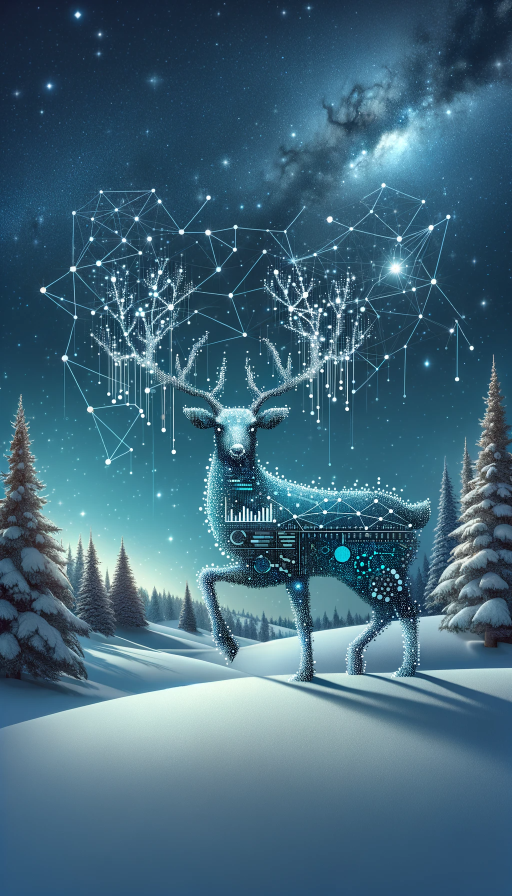
#> input picture card_designs/design1.png, 1024 x 1792 px (shown at 1/2 size); its folder holds only this picture in this run
$ python resize_images.py   (older library calls are emulated)
#> lines starting #> are read from the running program, lines starting #| are printed output that depends on the picture

from PIL import Image
import os

# Define the desired size
desired_size = (1748, 2480)

# Directory paths
input_directory = 'card_designs'
output_directory = 'resized_images'

# Ensure output directory exists
if not os.path.exists(output_directory):
    os.makedirs(output_directory)

# Loop through each image in the input directory
for filename in os.listdir(input_directory):
    if filename.lower().endswith(('.png', '.jpg', '.jpeg', '.bmp', '.gif')):
        image_path = os.path.join(input_directory, filename)
        img = Image.open(image_path)
#> img is the input picture: PIL image 1024x1792 RGBA; mean R, G, B, A 65.8, 103.2, 122.4, 255

        # Determine the scale needed to reach the desired dimension while maintaining aspect ratio
        original_aspect = img.width / img.height
#> original_aspect = 0.571
        new_aspect = desired_size[0] / desired_size[1]

        # Check if the image needs to be resized based on the aspect ratio
        if original_aspect > new_aspect:
            # The image is wider than the target aspect, so scale by height and then crop width
            scale_factor = desired_size[1] / img.height
        else:
            # The image is taller than the target aspect, so scale by width and then crop height
            scale_factor = desired_size[0] / img.width
#> scale_factor = 1.71

        # Resize the image
        img_resized = img.resize((int(img.width * scale_factor), int(img.height * scale_factor)), Image.ANTIALIAS)

        # Center-crop the image to the desired aspect ratio
        left = (img_resized.width - desired_size[0]) / 2
#> left = 0
        top = (img_resized.height - desired_size[1]) / 2
#> top = 289.5
        right = (img_resized.width + desired_size[0]) / 2
#> right = 1748
        bottom = (img_resized.height + desired_size[1]) / 2
#> bottom = 2769.5

        img_cropped = img_resized.crop((left, top, right, bottom))
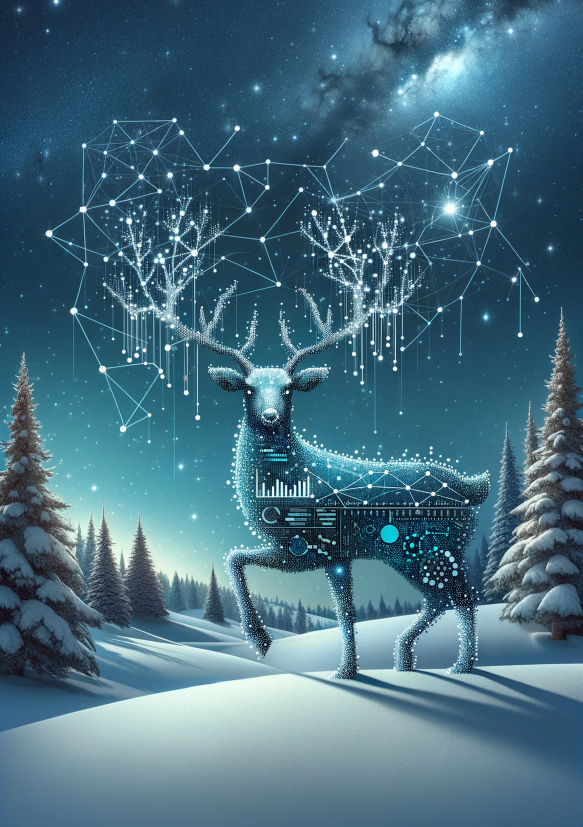
#> img_cropped: PIL image 1748x2480 RGBA (shown at 1/3 size); mean R, G, B, A 71, 109.8, 127.6, 255

        # Save the cropped image with a unique name
        resized_cropped_image_path = os.path.join(output_directory, f'resized_{filename}')
        img_cropped.save(resized_cropped_image_path)

        print(f'Processed {filename}')

$ run again, on card_designs/design5.png
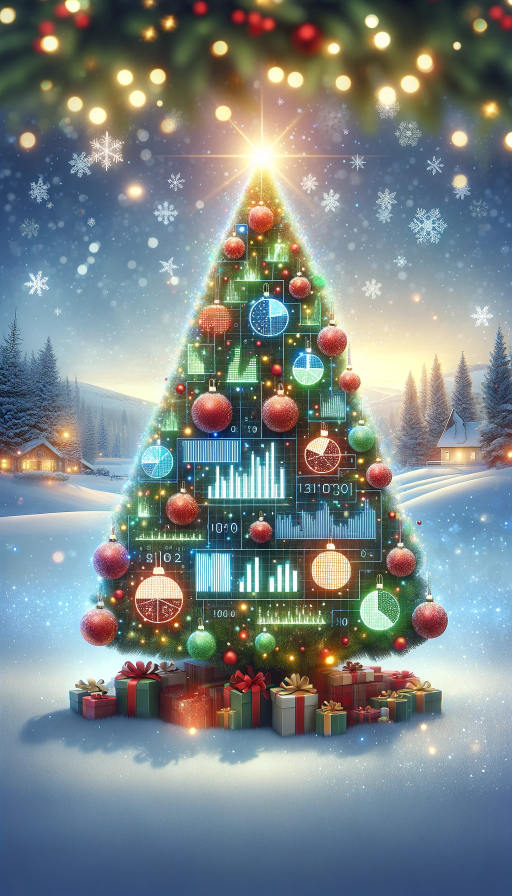
#> input picture card_designs/design5.png, 1024 x 1792 px (shown at 1/2 size)
#> img is the input picture: PIL image 1024x1792 RGBA; mean R, G, B, A 122.7, 132.7, 134.2, 255
#> `img_cropped = img_resized.crop((left, top, right, bottom))`:
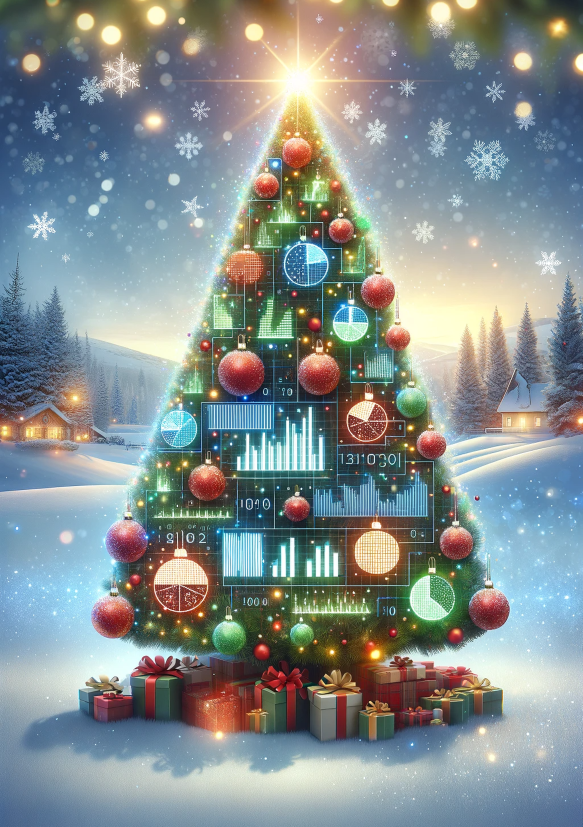
#> img_cropped: PIL image 1748x2480 RGBA (shown at 1/3 size); mean R, G, B, A 132.5, 142.5, 143, 255

$ run again, on card_designs/design6.png
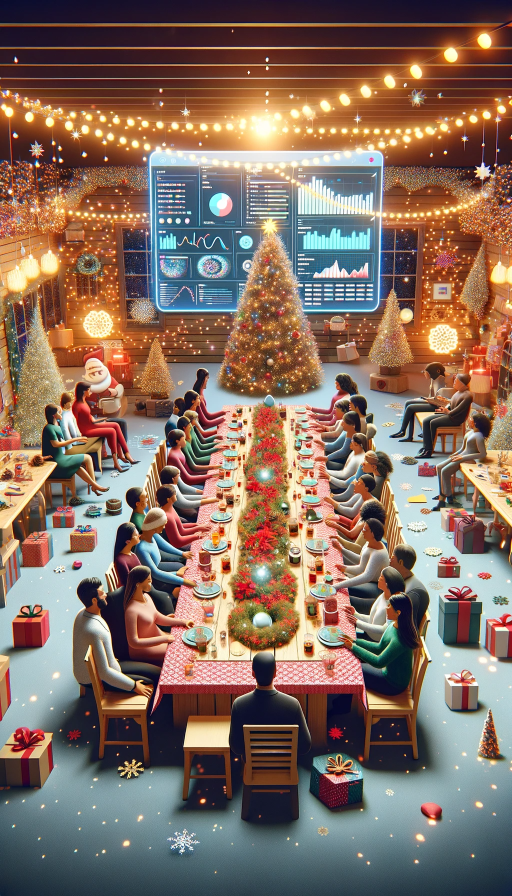
#> input picture card_designs/design6.png, 1024 x 1792 px (shown at 1/2 size)
#> img is the input picture: PIL image 1024x1792 RGBA; mean R, G, B, A 132.3, 109.6, 96.9, 255
#> `img_cropped = img_resized.crop((left, top, right, bottom))`:
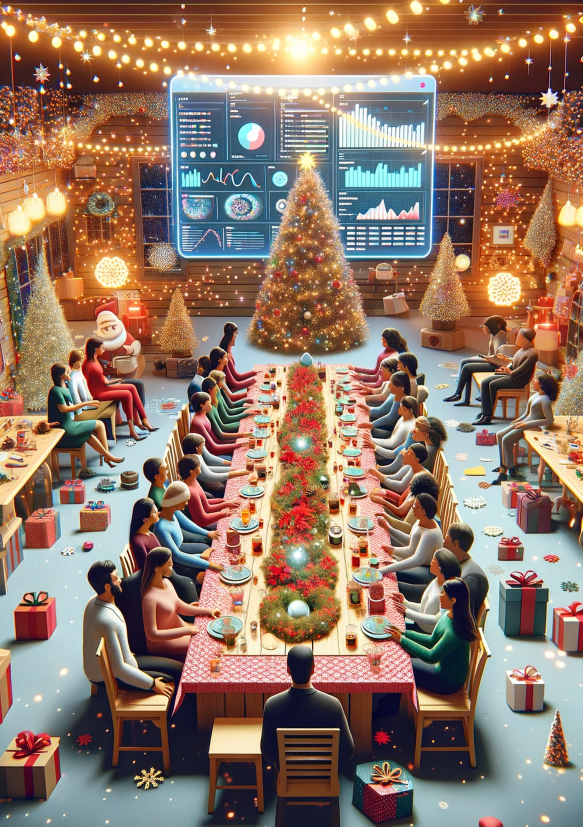
#> img_cropped: PIL image 1748x2480 RGBA (shown at 1/3 size); mean R, G, B, A 145, 118.6, 102.2, 255

$ run again, on card_designs/design2.png
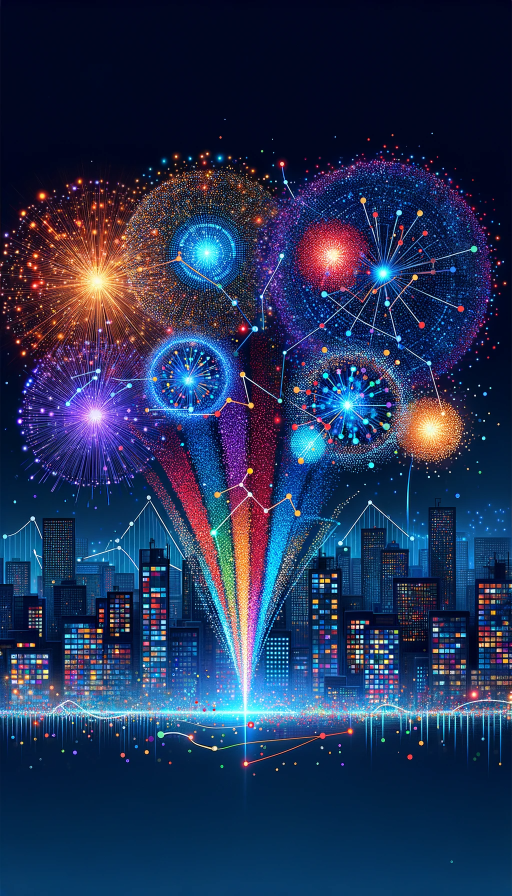
#> input picture card_designs/design2.png, 1024 x 1792 px (shown at 1/2 size)
#> img is the input picture: PIL image 1024x1792 RGBA; mean R, G, B, A 34.6, 49.9, 86.1, 255
#> `img_cropped = img_resized.crop((left, top, right, bottom))`:
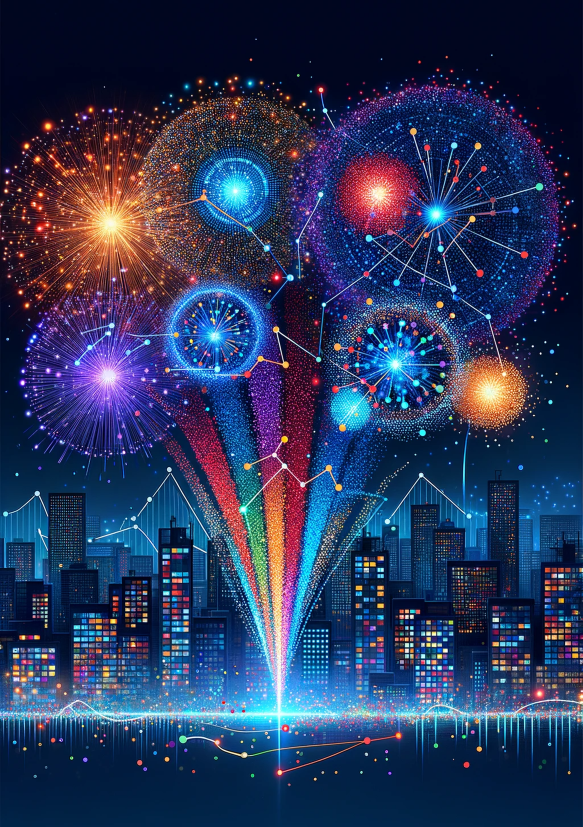
#> img_cropped: PIL image 1748x2480 RGBA (shown at 1/3 size); mean R, G, B, A 42.3, 55.1, 91.9, 255

$ run again, on card_designs/design3.png
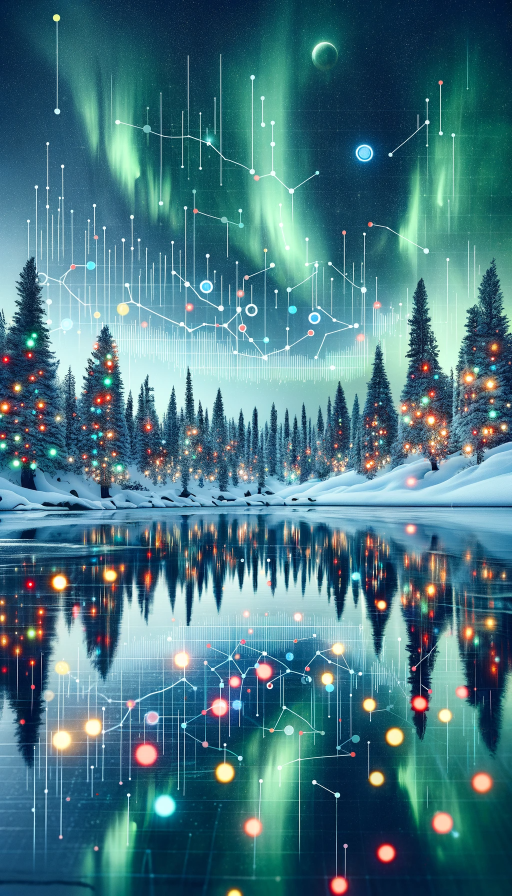
#> input picture card_designs/design3.png, 1024 x 1792 px (shown at 1/2 size)
#> img is the input picture: PIL image 1024x1792 RGBA; mean R, G, B, A 70.6, 118.5, 129.9, 255
#> `img_cropped = img_resized.crop((left, top, right, bottom))`:
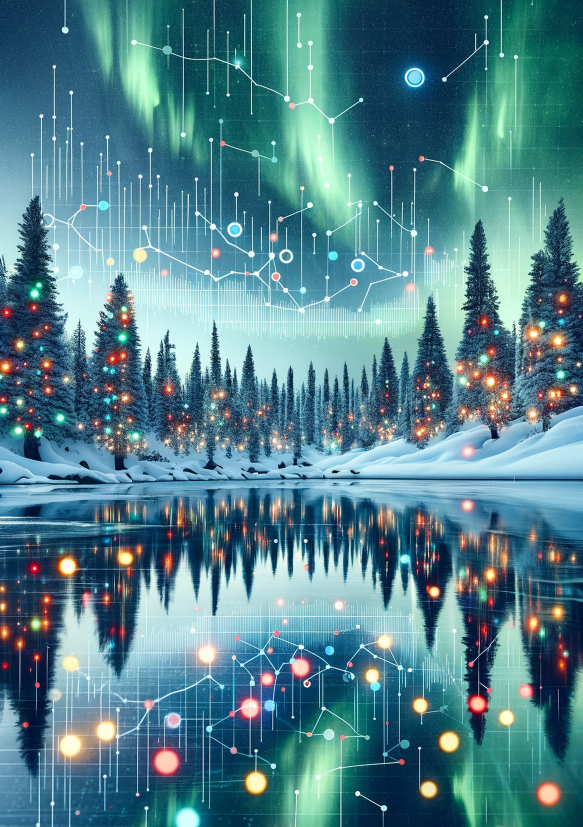
#> img_cropped: PIL image 1748x2480 RGBA (shown at 1/3 size); mean R, G, B, A 82.5, 130, 140.4, 255
